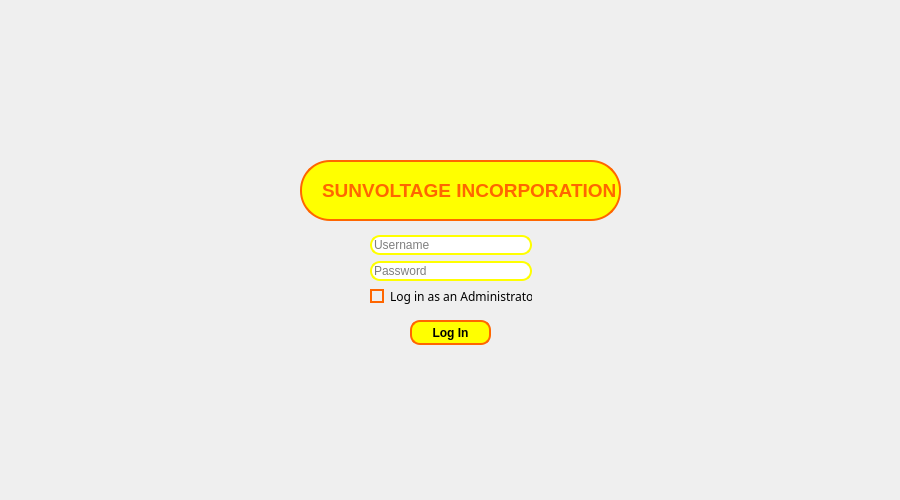
<?xml version="1.0" encoding="UTF-8"?>
<ui version="4.0">
 <class>LogIn</class>
 <widget class="QWidget" name="LogIn">
  <property name="geometry">
   <rect>
    <x>0</x>
    <y>0</y>
    <width>900</width>
    <height>500</height>
   </rect>
  </property>
  <property name="windowTitle">
   <string>Form</string>
  </property>
  <property name="styleSheet">
   <string notr="true">border-color: rgb(255, 102, 0);</string>
  </property>
  <widget class="QPushButton" name="LogInButton">
   <property name="geometry">
    <rect>
     <x>410</x>
     <y>320</y>
     <width>81</width>
     <height>25</height>
    </rect>
   </property>
   <property name="font">
    <font>
     <bold>true</bold>
    </font>
   </property>
   <property name="cursor">
    <cursorShape>ArrowCursor</cursorShape>
   </property>
   <property name="autoFillBackground">
    <bool>false</bool>
   </property>
   <property name="styleSheet">
    <string notr="true">QPushButton {
                background-color: rgb(255, 255, 0);
                border-color: rgb(255, 102, 0);
                border: 2px solid #ff6600;
                border-radius: 10px;
            }
            QPushButton:hover, QPushButton:pressed {
                background-color: rgb(255, 183, 0);
            }</string>
   </property>
   <property name="text">
    <string>Log In</string>
   </property>
   <property name="checkable">
    <bool>true</bool>
   </property>
   <property name="checked">
    <bool>false</bool>
   </property>
  </widget>
  <widget class="QLabel" name="Header">
   <property name="geometry">
    <rect>
     <x>300</x>
     <y>160</y>
     <width>321</width>
     <height>61</height>
    </rect>
   </property>
   <property name="font">
    <font>
     <pointsize>14</pointsize>
     <bold>true</bold>
    </font>
   </property>
   <property name="styleSheet">
    <string notr="true">color: rgb(255, 102, 0);
background-color: rgb(255, 255, 0);
border-color: rgb(255, 102, 0);
border: 2px solid #ff6600; 
border-radius: 30%;
</string>
   </property>
   <property name="text">
    <string>SUNVOLTAGE INCORPORATION</string>
   </property>
   <property name="textFormat">
    <enum>Qt::AutoText</enum>
   </property>
   <property name="scaledContents">
    <bool>false</bool>
   </property>
   <property name="margin">
    <number>0</number>
   </property>
   <property name="indent">
    <number>20</number>
   </property>
  </widget>
  <widget class="QWidget" name="layoutWidget">
   <property name="geometry">
    <rect>
     <x>370</x>
     <y>235</y>
     <width>162</width>
     <height>71</height>
    </rect>
   </property>
   <layout class="QVBoxLayout" name="verticalLayout">
    <item>
     <widget class="QLineEdit" name="UserNameLine">
      <property name="styleSheet">
       <string notr="true">QLineEdit {
    border: 2px solid #ffff00;
	border-radius: 10px;
	font-family: arial;
}

QLineEdit::placeholder {
    color: #a9a9a9;
}

QLineEdit:focus {
    border: 2px solid #ff6600;
}
</string>
      </property>
      <property name="placeholderText">
       <string>Username</string>
      </property>
     </widget>
    </item>
    <item>
     <widget class="QLineEdit" name="PasswordLine">
      <property name="styleSheet">
       <string notr="true">QLineEdit {
    border: 2px solid #ffff00;
	border-radius: 10px;
	font-family: arial;
}

QLineEdit::placeholder {
    color: #a9a9a9;
}

QLineEdit:focus {
    border: 2px solid #ff6600;
}
</string>
      </property>
      <property name="echoMode">
       <enum>QLineEdit::Password</enum>
      </property>
      <property name="placeholderText">
       <string>Password</string>
      </property>
     </widget>
    </item>
    <item>
     <widget class="QRadioButton" name="isAdmin">
      <property name="font">
       <font>
        <family>Segoe UI Semibold</family>
       </font>
      </property>
      <property name="styleSheet">
       <string notr="true">QRadioButton::indicator::unchecked { border: 2px solid #ff6600; }
QRadioButton::indicator::checked { border: 2px solid #ff6600; background-color: #ff6600; }</string>
      </property>
      <property name="text">
       <string>Log in as an Administrator.</string>
      </property>
     </widget>
    </item>
   </layout>
  </widget>
 </widget>
 <resources/>
 <connections/>
</ui>
